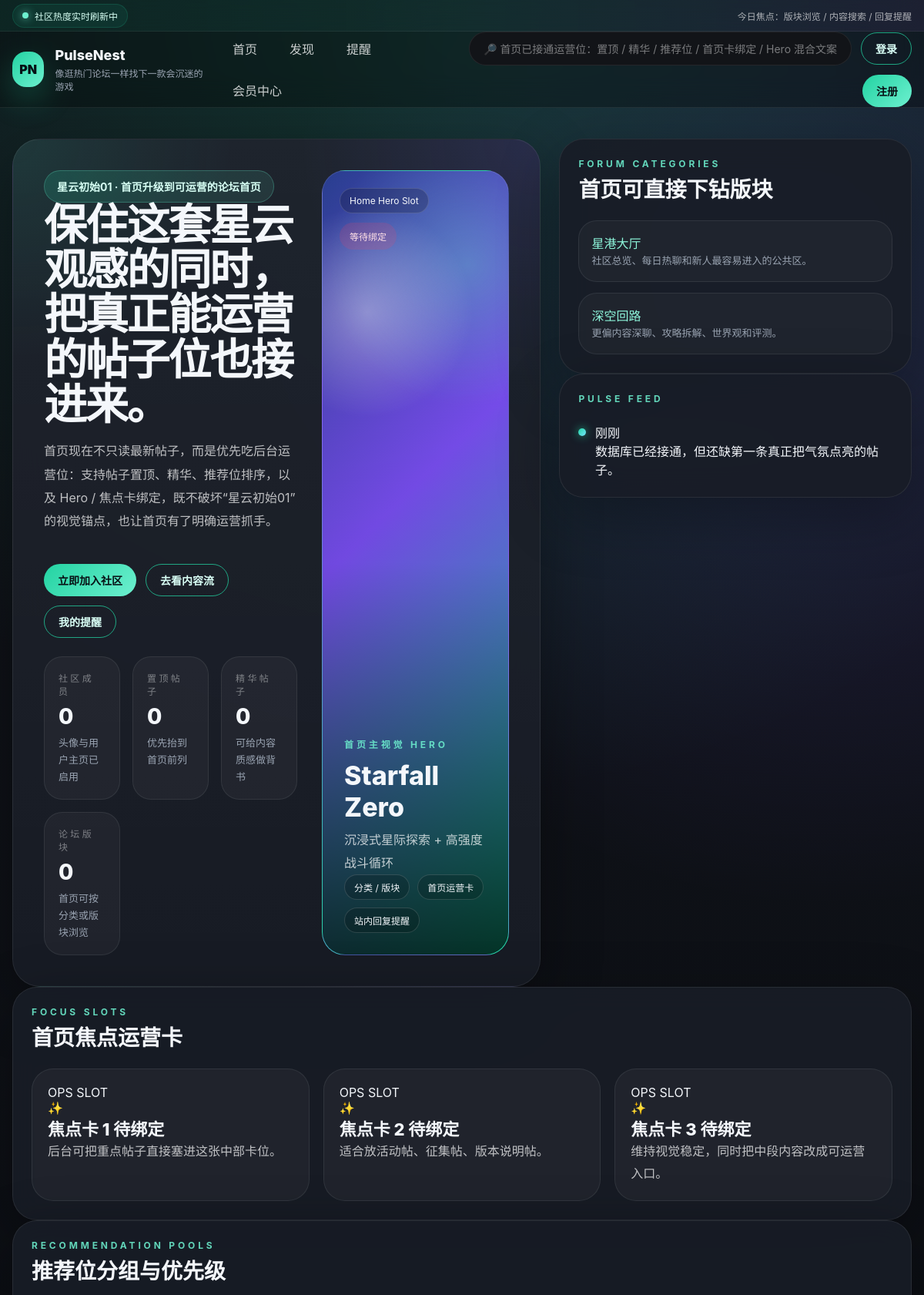
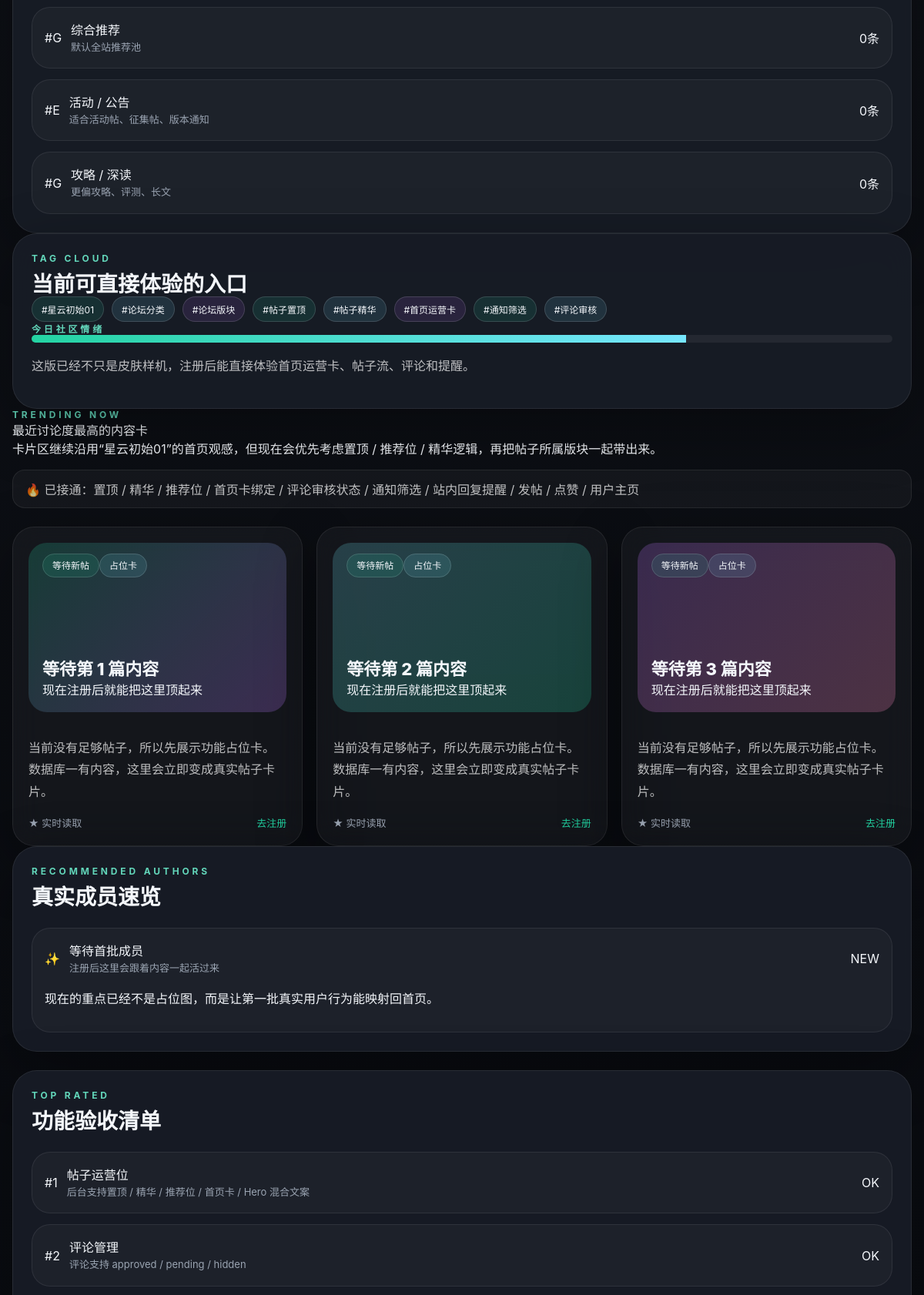
The page / (upper part) on the database its author committed (2 pictures, top to bottom).
### tables this page shows
CREATE TABLE IF NOT EXISTS forum_categories (
  id INT UNSIGNED NOT NULL AUTO_INCREMENT,
  name VARCHAR(80) NOT NULL,
  slug VARCHAR(80) NOT NULL,
  description VARCHAR(255) DEFAULT NULL,
  sort_order INT NOT NULL DEFAULT 0,
  created_at TIMESTAMP NULL DEFAULT CURRENT_TIMESTAMP,
  PRIMARY KEY (id),
  UNIQUE KEY uniq_forum_categories_slug (slug),
  KEY idx_forum_categories_sort (sort_order, id)
);

### index.php (the view, shortened to what the rows shown need)
<?php
require __DIR__ . '/layout.php';
$forum = fetch_forum_structure();
$params = [];
$sql = 'SELECT p.id, p.user_id, p.title, p.content, p.image_path, p.created_at, p.is_sticky, p.is_featured, p.recommend_level, p.home_slot, p.recommend_group, p.recommend_priority,
               u.nickname, u.username, u.avatar_path,
               fb.name AS board_name, fb.slug AS board_slug,
               fc.name AS category_name, fc.slug AS category_slug,
               COALESCE(l.like_count, 0) AS like_count,
               COALESCE(c.comment_count, 0) AS comment_count
        FROM posts p
        INNER JOIN pulsenest_users u ON u.id = p.user_id
        LEFT JOIN forum_boards fb ON fb.id = p.board_id
        LEFT JOIN forum_categories fc ON fc.id = fb.category_id
        LEFT JOIN (
           SELECT post_id, COUNT(*) AS like_count FROM post_likes GROUP BY post_id
        ) l ON l.post_id = p.id
        LEFT JOIN (
           SELECT post_id, COUNT(*) AS comment_count FROM comments WHERE status = "approved" GROUP BY post_id
        ) c ON c.post_id = p.id';
$sql .= ' ORDER BY p.is_sticky DESC, p.recommend_priority DESC, p.recommend_level DESC, p.is_featured DESC, p.created_at DESC, p.id DESC LIMIT 18';
$stmt = db()->prepare($sql);
$stmt->execute($params);
$posts = $stmt->fetchAll();
$homeCopy = home_copy_config();
$homeSlotPosts = [];
$heroPost = $homeSlotPosts['hero'] ?? $posts[0] ?? null;
$heroUsesCustomTitle = hero_uses_custom_title($homeCopy);
$heroDisplayTitle = $heroPost && !$heroUsesCustomTitle ? ($heroPost['title'] ?? $homeCopy['home.hero.title']) : $homeCopy['home.hero.title'];
    ?>
  <main class="shell home-page">
    <section class="hero-grid">
      <div class="glass hero-panel">
        <div class="hero-inner">
          <div class="hero-copy">
            <div>
              <h1><?= e($heroDisplayTitle) ?></h1>
            </div>
          </div>
        </div>
      </div>
      <div class="right-stack">
        <section class="glass section-card">
          <div class="category-stack">
            <?php foreach ($forum as $category): ?>
              <div class="category-card">
                <div class="author-row">
                  <div class="author-main">
                    <div class="author-name"><a class="inline-link" href="/posts.php?category=<?= e($category['slug']) ?>"><?= e($category['name']) ?></a></div>
                    <div class="meta"><?= e($category['description']) ?></div>
                  </div>
                </div>
              </div>
            <?php endforeach; ?>
          </div>
        </section>
      </div>
    </section>
  </main>

### rows shown on the page
forum_categories: name "星港大厅", description "社区总览、每日热聊和新人最容易进入的公共区。"
forum_categories: name "深空回路", description "更偏内容深聊、攻略拆解、世界观和评测。"

### other values the page prints
$headerStripText "今日焦点：版块浏览 / 内容搜索 / 回复提醒"
$searchText "🔎 首页已接通运营位：置顶 / 精华 / 推荐位 / 首页卡绑定 / Hero 混合文案"
$homeCopy['home.hero.eyebrow'] "星云初始01 · 首页升级到可运营的论坛首页"
$heroDisplayTitle "保住这套星云观感的同时，把真正能运营的帖子位也接进来。"
$heroDisplayBody "首页现在不只读最新帖子，而是优先吃后台运营位：支持帖子置顶、精华、推荐位排序，以及 Hero / 焦点卡绑定，既不破坏“星云初始01”的视觉锚点，也让首页有了明确运营抓手。"
$userCount "0"
$stickyCount "0"
$featuredCount "0"
$boardCount "0"
$homeSlotDefs['hero']['label'] "首页主视觉 HERO"
$heroPost['title'] "Starfall Zero"
$heroPost ? excerpt($heroPost['content'], 56) : '沉浸式星际探索 + 高强度战斗循环' "沉浸式星际探索 + 高强度战斗循环"
$homeCopy['home.hero.tag_primary'] "首页运营卡"
$homeCopy['home.hero.tag_secondary'] "站内回复提醒"
$badgeText "OPS SLOT OPS SLOT OPS SLOT"
